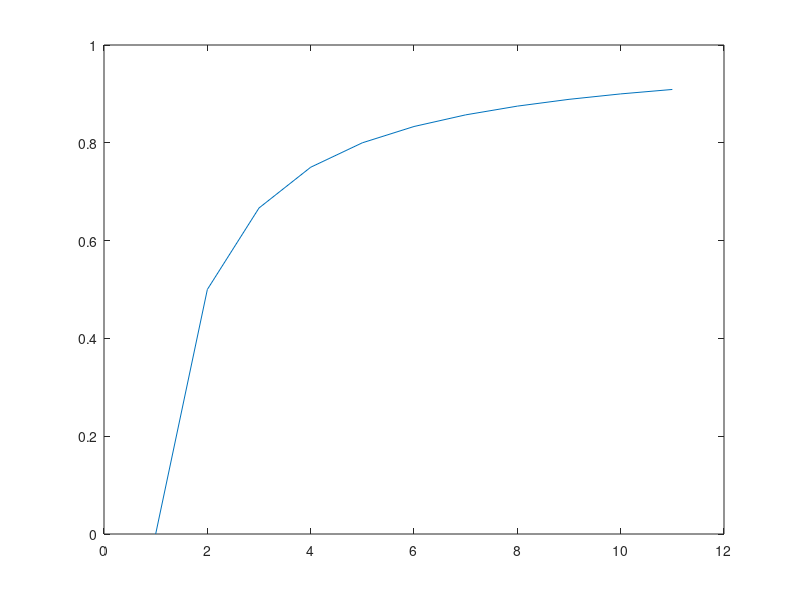

Recreate this plot in MATLAB.
%% Arithmetic series example
% This is an example to implement an arithmetic 
% series in Matlab code.
%% Sequence and series definition
% A *Sequence* is a list of things (usually numbers)
% that are in order. A sequence is usually defined
% by a *Rule*, this is a way or equation to 
% find each term [1]. Thus, in order to be able
% of determine ($u_n$, $n$ th term) *the Rule* is 
% written as a formula, where $n$ is any 
% term.
%
% Now lets find a way to determine automatically each term ($u_n$) for the next
% sequence: 3, 5, 7, 9, ... and so forth, 
for n=1:5
    u=2*n+1
end
%% Finite series
% Now let ${u_n}$ be a sequence. Then the finite sum
% $S_n$ (partial sum) of $n_{th}$ order is:
%
% $$ S_n=u_1+u_2+u_3+...+u_n $$,
%  
% and can be implemented in *matlab* as shown below.
for n=1:5
    Un(n)=2*n+1;
end
Sum=sum(Un)
%% 
% Another way to calculate $S_n$ is with 
% the following code:
Sum=0;
for n=1:5
    Un=2*n+1;
    Sum=Un+Sum
end
%% Infinite series
% Let $u_n$ be a sequence. Then the *Infinite sum*
% order is:
%
% $$\sum_{n=1}^{\infty} u_n=u_1+u_2+u_3+\cdots$$
%
% Lets try to implement in *Matlab* the 
% next infinite series:
%
% $$\sum_{n=1}^\infty \frac{1}{n(n+1)}$$
%
% The matlab code should be in this way(*check the 
%  code serieCode*):
  Sum=0;
  finalValue=10;
  for n=1:finalValue
      Un=(1)./(n*(n+1));
      Sum=Un+Sum;
  end
  fprintf('The sum is=%d\n', Sum)
%%
% Now lets try to guess what number the sum could be
% as the *limitValue* var tends to infinity (*plottedSeriesCode*).
Sum=0;
finalValue=10;
for n=1:finalValue
      Un=(1)./(n*(n+1));
      Sum(n+1)=Un+Sum(n);
end
fprintf('The sum is= %d\n', Sum);
plot(Sum)
%% References
% # *[1]* Math is Fun <www.mathisfun.com>
% # <sagitario.itmorelia.edu.mx/gmarx/summerJade>
%
% _This introduction to Matlab was devloped during the summer school 
% at "Instituto Tecnol?gico de Morelia" by Gerardo M. 
% Chavez-Campos a proffesor from the , for more
% information visit <sagitario.itmorelia.edu.mx/gmarx>_.
